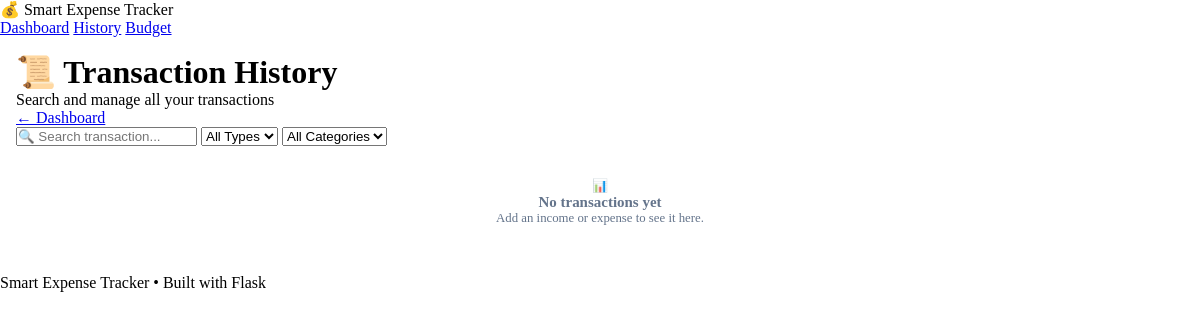
Before: /history with the older database file.
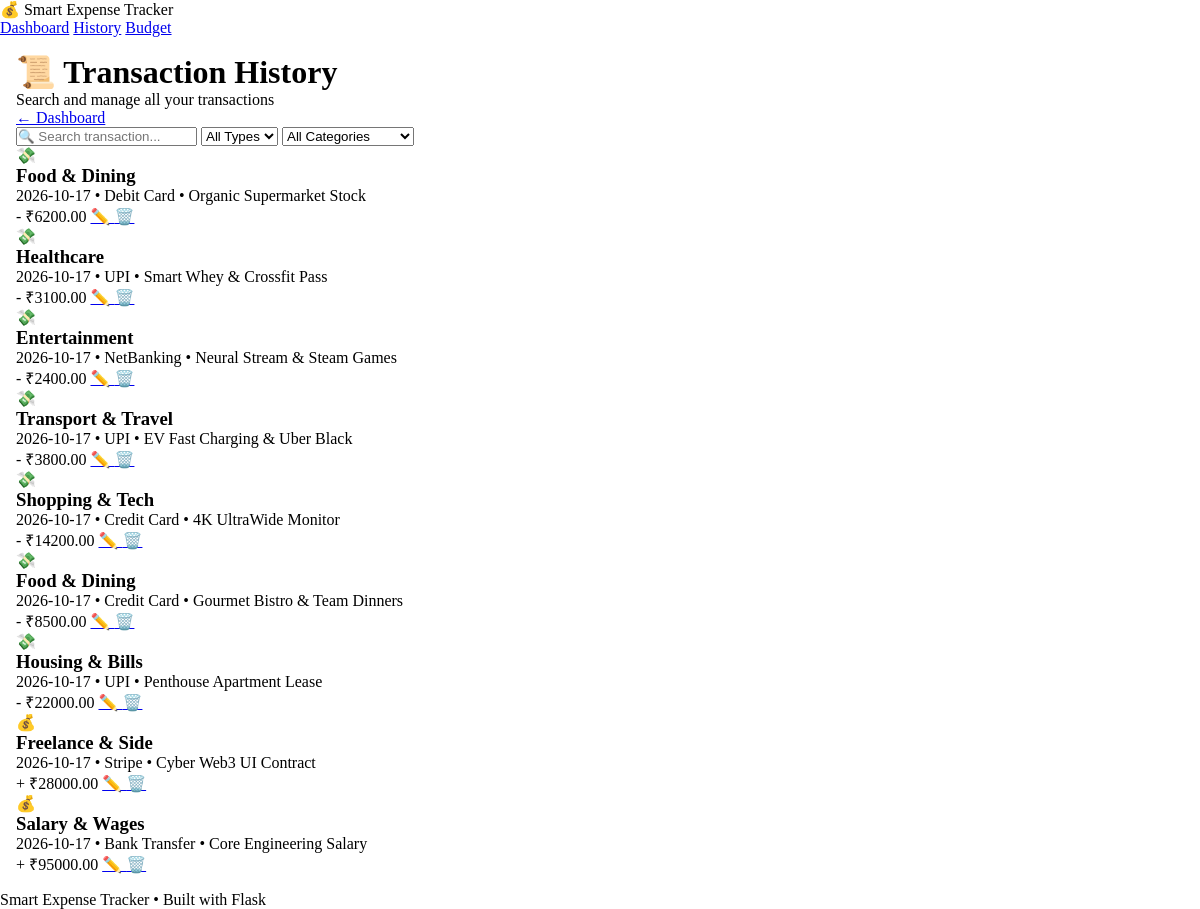
After: the same page with the newer database file.
### tables this page shows
CREATE TABLE transactions (
            id INTEGER PRIMARY KEY AUTOINCREMENT,
            type TEXT NOT NULL,
            amount REAL NOT NULL,
            category TEXT NOT NULL,
            payment_method TEXT,
            note TEXT,
            date TEXT NOT NULL
        );

### app.py (the view)
@app.route("/history")
def history():
    conn = get_db()
    transactions = conn.execute("SELECT * FROM transactions ORDER BY date DESC, id DESC").fetchall()
    conn.close()
    return render_template("history.html", transactions=transactions)

### app.py (called while the page is built)
def get_db():
    conn = sqlite3.connect(DATABASE)
    conn.row_factory = sqlite3.Row
    return conn

### templates/history.html (shortened to what this page needs)
<!DOCTYPE html>
<html lang="en">
<head>
    <link rel="stylesheet"
          href="{{ url_for('static', filename='css/style.css') }}">
</head>
<body>
<nav class="navbar">
    <div class="logo">
        💰 Smart Expense Tracker
    </div>
    <div class="nav-links">
        <a href="/">Dashboard</a>
        <a href="/history">History</a>
        <a href="/budget">Budget</a>
    </div>
</nav>
<main class="container">
    <div class="panel history-panel">
        <div class="panel-header">
            <div>
                <h1>
                    📜 Transaction History
                </h1>
                <p class="history-subtitle">
                    Search and manage all your transactions
                </p>
            </div>
            <a href="/" class="view-link">
                ← Dashboard
            </a>
        </div>
        <div class="history-filters">
            <input
                type="text"
                id="searchTransaction"
                placeholder="🔍 Search transaction..."
            >
            <select id="typeFilter">
                <option value="all">
                    All Types
                </option>
            </select>
            <select id="categoryFilter">
                <option value="all">
                    All Categories
                </option>
            </select>
        </div>
        {% if transactions %}
        <div class="history-list" id="transactionList">
            {% for transaction in transactions %}
            <div
                class="history-item transaction-row"
                data-type="{{ transaction['type'] }}"
                data-category="{{ transaction['category'] }}"
                data-search="
                    {{ transaction['category'] }}
                    {{ transaction['note'] or '' }}
                    {{ transaction['payment_method'] }}
                    {{ transaction['date'] }}
                "
            >
                <div class="transaction-left">
                    <div class="transaction-icon">
                        {% if transaction["type"] == "expense" %}
                            💸
                        {% else %}
                            💰
                        {% endif %}
                    </div>
                    <div>
                        <h3>
                            {{ transaction["category"] }}
                        </h3>
                        <p>
                            {{ transaction["date"] }}
                            •
                            {{ transaction["payment_method"] }}
                            {% if transaction["note"] %}
                                • {{ transaction["note"] }}
                            {% endif %}
                        </p>
                    </div>
                </div>
                <div class="history-right">
                    <span
                        class="amount
                        {% if transaction['type'] == 'expense' %}
                            expense-text
                        {% else %}
                            income-text
                        {% endif %}"
                    >
                        {% if transaction["type"] == "expense" %}
                            - ₹{{ "%.2f"|format(transaction["amount"]) }}
                        {% else %}
                            + ₹{{ "%.2f"|format(transaction["amount"]) }}
                        {% endif %}
                    </span>
                    <a
                        href="/edit/{{ transaction['id'] }}"
                        class="edit-btn"
                        title="Edit transaction"
                    >
                        ✏️
                    </a>
                    <a
                        href="/delete/{{ transaction['id'] }}"
                        class="delete-btn"
                        title="Delete transaction"
                    >
                        🗑️
                    </a>
                </div>
            </div>
            {% endfor %}
        </div>
        {% else %}
        <div class="empty-state">
            <div>
                📊
            </div>
            <h3>
                No transactions yet
            </h3>
            <p>
                Add an income or expense to see it here.
            </p>
        </div>
        {% endif %}
    </div>
</main>
<footer>
    <p>
        Smart Expense Tracker • Built with Flask
    </p>
</footer>
</body>
</html>

### static/css/style.css (style rules this page uses)
:root { --bg-dark: #030712; --bg-deep: #070d1e; --bg-surface: rgba(13, 21, 38, 0.72); --bg-surface-elevated: rgba(20, 32, 58, 0.82); --border-subtle: rgba(0, 240, 255, 0.15); --border-glow: rgba(0, 240, 255, 0.4); --neon-cyan: #00f0ff; --neon-cyan-dim: rgba(0, 240, 255, 0.2); --neon-purple: #9d4edd; --neon-pink: #f72585; --neon-green: #10b981; --neon-red: #ff3366; --neon-amber: #f59e0b; --neon-blue: #3b82f6; --text-primary: #f8fafc; --text-secondary: #94a3b8; --text-muted: #64748b; --font-hud: 'Orbitron', -apple-system, sans-serif; --font-body: 'Plus Jakarta Sans', -apple-system, sans-serif; --font-mono: 'JetBrains Mono', monospace; --shadow-neon-cyan: 0 0 25px rgba(0, 240, 255, 0.35); --shadow-neon-purple: 0 0 25px rgba(157, 78, 221, 0.35); --shadow-panel: 0 20px 40px rgba(0, 0, 0, 0.6), 0 0 0 1px rgba(255, 255, 255, 0.06); --radius-lg: 18px; --radius-md: 12px; --radius-sm: 8px; --radius-full: 9999px; --transition-fast: 0.2s cubic-bezier(0.16, 1, 0.3, 1); --transition-smooth: 0.35s cubic-bezier(0.16, 1, 0.3, 1); }
*, *::before, *::after { box-sizing: border-box; margin: 0; padding: 0; }
.panel { overflow-y: auto; padding: 1rem; gap: 1.1rem; scrollbar-width: thin; scrollbar-color: rgba(0, 240, 255, 0.2) transparent; }

Changed rows visible on the page:
added transactions: amount "6200.00"
added transactions: amount "3100.00"
added transactions: amount "2400.00"
added transactions: amount "3800.00"
added transactions: amount "14200.00"
added transactions: amount "8500.00"
added transactions: amount "22000.00"
added transactions: amount "28000.00"
added transactions: amount "95000.00"
Other visible differences:
text no longer shown: "📊 No transactions yet Add an income or expense to see it here."
